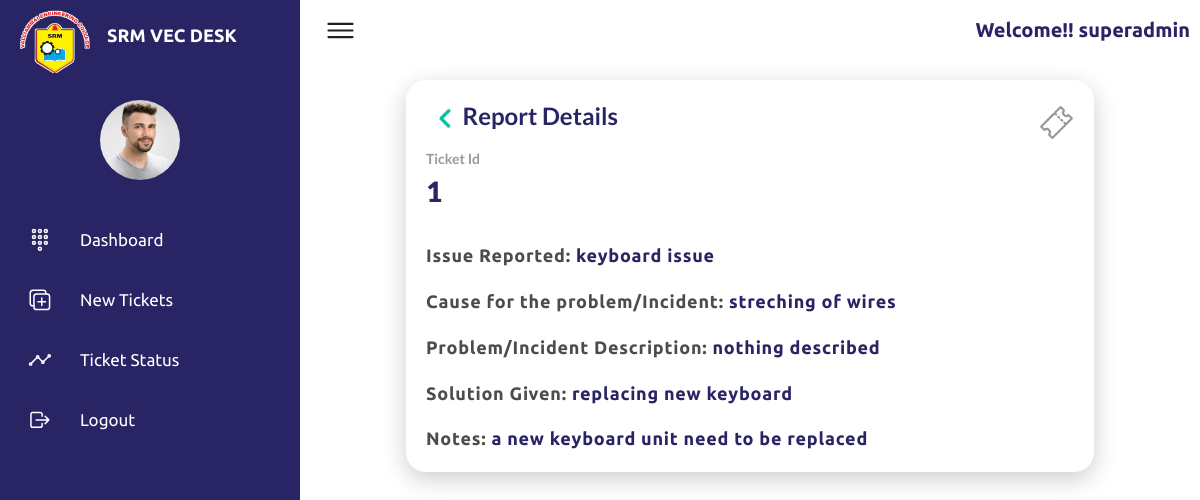
The app's page /empreport/1/ (signed in) with its own data.
### tickets/models.py (models this page shows, shortened)
class User(AbstractUser):
    userId = models.CharField(max_length=300)
    email = models.EmailField(max_length=5000, unique=True)
    mobNo = models.CharField(max_length=13)
    address = models.TextField(max_length=2000)
    designation = models.CharField(max_length=200)
    date_joined = models.DateTimeField(auto_now_add=True)
    last_login = models.DateTimeField(null=True)
    is_superadmin=models.BooleanField('is superadmin', default=False)
    is_admin=models.BooleanField('is admin', default=False)
    is_engineer=models.BooleanField('is engineer', default=False)
    is_employee=models.BooleanField('is employee', default=False)

class Tickets(models.Model):
    Id=models.IntegerField(primary_key=True)
    username=models.CharField(max_length=100, blank=True, null=True)
    category=models.CharField(max_length=100, blank=True, null=True)
    location=models.CharField(max_length=100, blank=True, null=True)
    subfactory=models.CharField(max_length=100, blank=True, null=True)
    item=models.CharField(max_length=100, blank=True, null=True)
    queries=models.CharField(max_length=1000, blank=True, null=True)
    Description=models.TextField(max_length=1000, blank=True, null=True)
    mobileNo=models.CharField(max_length=13, blank=True, null=True)
    mail=models.CharField(max_length=1000, blank=True, null=True)
    engmobileNo=models.CharField(max_length=13, blank=True, null=True)
    engmail=models.CharField(max_length=1000, blank=True, null=True)
    priority=models.CharField(max_length=50, blank=True, null=True)
    status=models.CharField(max_length=50,blank=True, null=True)
    assigned=models.CharField(max_length=100,blank=True, null=True)
    assigned_date = models.DateField(blank=True, null=True)
    due_date=models.DateField(blank=True, null=True)
    uploadFile=models.FileField(blank=True, null=True)
    admindesc=models.CharField(max_length=10000,blank=True, null=True)
    issueReport=models.CharField(max_length=10000,blank=True, null=True)
    problemDesc=models.CharField(max_length=10000,blank=True, null=True)
    causeProb=models.CharField(max_length=10000,blank=True, null=True)
    solGiven=models.CharField(max_length=10000,blank=True, null=True)
    notes=models.CharField(max_length=10000,blank=True, null=True)

### tickets/views.py (the view)
# urls.py: path('empreport/<int:Id>/', views.empreport, name='empreport'),
@login_required(login_url='login')
def empreport(request,Id):
    eng=User.objects.all()
    item=Tickets.objects.get(Id=Id)
    item_list=Tickets.objects.all()
    context={
        'item':item,
        'item_list':item_list,
        'eng':eng
    }
    return render(request, 'employee/empreport.html', context)

### templates/employee/empreport.html (shortened to what this page needs)
{% load static %}
<!DOCTYPE html>
<html lang="en">
<head>
    <link rel="stylesheet" href="https://cdn.jsdelivr.net/npm/bootstrap@4.0.0/dist/css/bootstrap.min.css">
    <link rel="stylesheet" href="{% static 'css/employee-ticket-details.css' %}">
     <link rel="stylesheet" href="https://cdnjs.cloudflare.com/ajax/libs/font-awesome/4.7.0/css/font-awesome.min.css">
     <link rel="stylesheet" type='text/css' href="https://cdnjs.cloudflare.com/ajax/libs/semantic-ui/2.2.14/semantic.min.css">
     <link href="https://unpkg.com/aos@2.3.1/dist/aos.css" rel="stylesheet">
     <link rel="stylesheet" href="https://cdnjs.cloudflare.com/ajax/libs/Chart.js/2.8.0/Chart.min.css" />
</head>
<body>
<div class="desk-container">
    <div class="desk-navigation">
        <div class="logo-section">
            <span class="logo-icon">
                <img src="{% static 'img/SRMVEClogo.png' %}" alt="">
            </span>
            <span class="logo-title">SRM VEC DESK</span>
        </div>
        <ul>
            <a data-toggle="modal" data-target="#userModal"><li>
                <div class="user">
                    <img src="{% static 'imgs/customer01.jpg' %}" alt="">
                </div>
            </li>
            </a>
            <li>
                <a href="index.html" >
                    <span class="icon">
                        <ion-icon name="keypad-outline"></ion-icon>
                    </span>
                    <span class="title">Dashboard</span>
                </a>
            </li>
            <li>
                <a href="{% url 'employee' %}">
                    <span class="icon">
                        <ion-icon name="duplicate-outline"></ion-icon>
                    </span>
                    <span class="title">New Tickets</span>
                </a>
            </li>
            <li>
                <a href="{% url 'employee_status' %}">
                    <span class="icon">
                        <ion-icon name="analytics-outline"></ion-icon>
                    </span>
                    <span class="title">Ticket Status</span>
                </a>
            </li>
            <li>
                <a href="#" data-toggle="modal" data-target="#logoutModal">
                    <span class="icon">
                        <ion-icon name="log-out-outline"></ion-icon>
                    </span>
                    <span class="title">Logout</span>
                </a>
            </li>
        </ul>
    </div>
    <div class="main">
        <div class="topbar">
            <div class="toggle">
                <ion-icon name="menu-outline"></ion-icon>
            </div>
            <div class="userName">
                <p>Welcome!! {{ user.username }}</p>
            </div>
        </div>
        <div class="details" data-aos="zoom-in">
            <div class="ticketstatus" style="width: 80%;margin-left: 10%;margin-right: 10%;">
                <div class="cardHeader">
                    <h2><a href="{% url 'employee_status' %}"><img src="{% static 'img/animation_300_l52rndz5.gif' %}" alt="" width="8%" style="transform: rotate(90deg);margin: 0;"></a>Report Details</h2>
                    <ion-icon name="ticket-outline"></ion-icon>
                </div>
                <h2 class="cardName-details">Ticket Id</h2>
                <h2 class="numbers-details">{{ item.Id }}</h2>
                <div class="row">
                    <div class="col ticketDetails">
                        <p> Issue Reported:  <span>{{ item.issueReport }}</span></p>
                        <p> Cause for the problem/Incident: <span>{{ item.causeProb }}</span> </p>
                        <p> Problem/Incident Description: <span>{{ item.problemDesc }}</span> </p>
                        <p> Solution Given: <span>{{ item.solGiven }}</span> </p>
                        <p> Notes: <span>{{ item.notes }}</span> </p>
                    </div>
                </div>
            </div>
            </div>
        </div>
    </div>
    </body>
    </html>

### static/css/employee-ticket-details.css (style rules this page uses)
* { font-family: "Ubuntu", sans-serif; margin: 0; padding: 0; box-sizing: border-box; }
:root { --blue: #292565; --blue1:#149ddd; --white: #fff; --gray: #f5f5f5; --black1: #222; --black2: #999; }
body { min-height: 100vh; overflow-x: hidden; }
.desk-container { position: relative; width: 100%; }
.desk-navigation { position: fixed; width: 300px; height: 100%; background: var(--blue); border-left: 10px solid var(--blue); transition: 0.5s; overflow: hidden; }
.desk-navigation ul { position: absolute; top: 0; left: 0; width: 100%; }
.desk-navigation ul li { position: relative; width: 100%; list-style: none; border-top-left-radius: 30px; border-bottom-left-radius: 30px; }
.desk-navigation ul li:nth-child(1) { margin-top: 100px; margin-bottom: 30px; pointer-events: none; }
.desk-navigation ul li a,button { position: relative; display: block; width: 100%; display: flex; text-decoration: none; color: var(--white); }
.desk-navigation ul li a .icon { position: relative; display: block; min-width: 60px; height: 60px; line-height: 75px; text-align: center; }
.desk-navigation ul li a .icon ion-icon { font-size: 1.70rem; }
.desk-navigation .logo-icon img { width: 80%; margin: 10px; align-items: flex-start; }
.desk-navigation ul li a .title { position: relative; display: block; padding: 0 10px; height: 60px; line-height: 60px; text-align: start; float: left; white-space: nowrap; font-size: 17px; margin-left: 0; }
.logo-section { display: grid; justify-content: left; grid-template-columns: 30% 70%; }
.logo-section .logo-title { margin-top: 25px; color: white; font-size: 18px; font-weight: 700; margin-left: 10px; }
.main { position: absolute; width: calc(100% - 300px); left: 300px; min-height: 100vh; background: var(--white); transition: 0.5s; }
.main .topbar { width: 100%; height: 60px; display: flex; justify-content: space-between; align-items: center; padding: 0 10px; }
.toggle { position: relative; width: 60px; height: 60px; display: flex; justify-content: center; align-items: center; font-size: 2.5rem; cursor: pointer; }
.user { position: relative; width: 80px; height: 80px; border-radius: 50%; overflow: hidden; cursor: pointer; margin-top: 90px; margin-left: 90px; }
.userName { color: var(--blue); font-size: 20px; font-weight: 900; }
.user img { display: block; position: absolute; top: 0; left: 0; width: 100%; height: 100%; }
.details { position: relative; width: 100%; padding: 20px; display: grid; grid-template-columns: 100%; grid-gap: 30px; }
.details .ticketstatus { position: relative; height: 100%; background: var(--white); padding: 20px; box-shadow: 0 7px 25px rgba(0, 0, 0, 0.2); border-radius: 20px; transition: .5s ease; }
.details .cardHeader { display: flex; justify-content: space-between; align-items: flex-start; }
.details .cardHeader ion-icon { font-size: 2.5rem; margin-top: 5px; color: var(--black2); }
.cardHeader h2 { font-weight: 600; color: var(--blue); }
.details .cardName-details { font-size: 1rem; color: var(--black2); margin: 0; }
.details .numbers-details { font-size: 2rem; color: var(--blue); position: relative; font-weight: 800; margin-top: 5px; }
.details p { display: block!important; font-size: 18px!important; color: rgba(0, 0, 0, 0.7); margin-top: 20px!important; font-weight: 550!important; letter-spacing: .2mm; }
.details p span { color:var(--blue); }

### records on screen
User: username "superadmin"
Tickets: Id "1", issueReport "keyboard issue", causeProb "streching of wires", problemDesc "nothing described", solGiven "replacing new keyboard", notes "a new keyboard unit need to be replaced"
